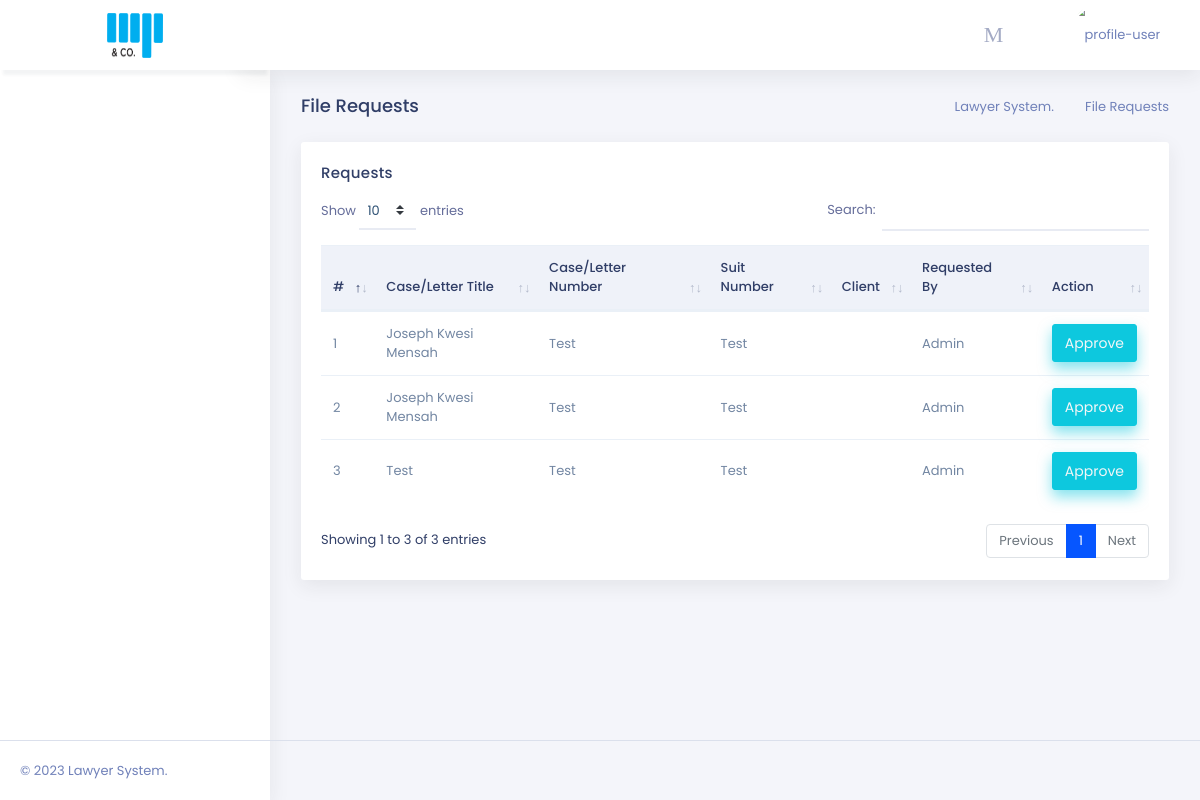
Screenshot of /cases/archives/requests/list with the database file from the repository.
### cases/models.py (models this page shows, shortened)
class RequestArchive(models.Model):
    case_title=models.CharField(max_length=250,null=True)
    case_number=models.CharField(max_length=250,null=True)
    suit_number=models.CharField(max_length=250,null=True)
    client_name=models.CharField(max_length=250,null=True)
    requested_by=models.ForeignKey("lawyers.User",null=True, on_delete=models.SET_NULL)
    approved=models.BooleanField(default=False)
    class Meta:
        verbose_name = 'Request From Archive'
        verbose_name_plural = 'Request From Archives'

### lawyers/models.py (models this page shows, shortened)
class User(AbstractUser):
    avatar = models.ImageField(
        upload_to="avatars/", null=True, blank=True)
    phone = models.CharField(default="", max_length=50)
    team=models.ForeignKey('lawyers.Team',null=True, on_delete=models.SET_NULL) #added team: 13.04.2021
    is_lawyer = models.BooleanField(default=False)

### cases/views.py (the view)
# urls.py: path('cases/archives/requests/list',request_list,name='request_list'),
def request_list(request):
    rec_list=RequestArchive.objects.filter(approved=False).order_by('-pk')
    return render(request,'cases/request.html',{'rec_list':rec_list})

### accounts/templatetags/auth_extras.py (called while the page is built)
@register.filter(name='has_group')
def has_group(user, group_name):
    group = Group.objects.get(name=group_name)
    return True if group in user.groups.all() else False

### cases/context_processors.py (called while the page is built)
def get_lawyer(user):
    try:
        qs=Lawyer.objects.get(user=user)
        return qs
    except :
        return None

### templates/cases/request.html (shortened to what this page needs)
{% extends 'base.html' %}
{% load crispy_forms_tags %}
{% block content %}
<div class="page-content">
    <div class="container-fluid">
        <div class="row">
            <div class="col-sm-12">
                <div class="page-title-box">
                    <div class="float-right">
                        <ol class="breadcrumb">
                            <li class="breadcrumb-item"><a href="javascript:void(0);">Lawyer System. </a></li>
                            <li class="breadcrumb-item active">File Requests</li>
                        </ol>
                    </div>
                    <h4 class="page-title">File Requests</h4>
                </div>
            </div>
        </div>
        <div class="row">
            <div class="col-12">
                <div class="card">
                    <div class="card-body">
                        <h4 class="header-title mt-0">Requests</h4>
                        <div class="table-responsive dash-social">
                            <table id="datatable" class="table">
                                <thead class="thead-light">
                                    <tr>
                                        <th>#</th>
                                        <th>Case/Letter Title </th>
                                        <th>Case/Letter Number </th>
                                        <th>Suit Number </th>
                                        <th>Client </th>
                                        <th>Requested By</th>
                                        <th>Action</th>
                                    </tr>
                                </thead>
                                <tbody> {% for rec in rec_list  %}
                                    <tr>
                                        <td>{{forloop.counter}}</td>
                                        <td>{{rec.case_title|title}}</td>
                                        <td>{{rec.case_number|title}}</td>
                                        <td>{{rec.suit_number|title}}</td>
                                        <td>{{rec.client|title}}</td>
                                        <td>{{rec.requested_by|title}}</td>
                                        <td><a href="{% url 'cases:approve_request' rec.pk %}"
                                                class="btn btn-secondary">Approve</a></td>
                                    </tr>
                                    {% endfor %}
                                </tbody>
                            </table>
                        </div>
                    </div>
                </div>
            </div>
        </div>
    </div>
</div>
{% endblock content %}

### static/chat/style.css (style rules this page uses)
body { font-size: 15px; }

### rows the page displays
RequestArchive: case_title "Joseph Kwesi Mensah", case_number "Test", suit_number "Test", requested_by "Admin"
RequestArchive: case_title "Joseph Kwesi Mensah", case_number "Test", suit_number "Test", requested_by "Admin"
RequestArchive: case_title "Test", case_number "Test", suit_number "Test", requested_by "Admin"
